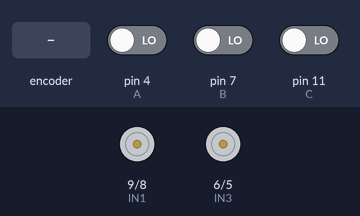
Bench run of a sketch on a simulated Arduino Uno, built with avr-gcc and run on an emulated ATmega328P. Shown: motor-driver pin pairs drawn as motors (green arrow = first pin HIGH = forward, orange = second pin HIGH = backward, longer = more drive, scaled by the enable pin). Inputs (shaded band) come from the test bench; at power-on: pin 11 (C) LOW, pin 4 (A) LOW, pin 7 (B) LOW.

Above: at 1.2 s.
1.3 s: rotary encoder on pin 4 (A) / pin 7 (B) turned 3 steps (first pin leading)
At 3.0 s:
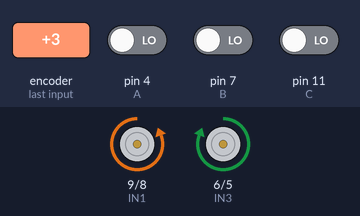
3.4 s: pin 11 (C) driven HIGH
At 4.0 s:
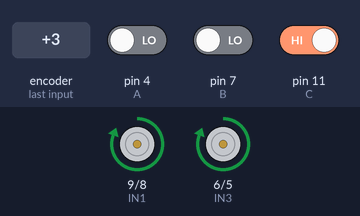
4.9 s: rotary encoder on pin 4 (A) / pin 7 (B) turned 1 step (first pin leading)
At 5.5 s:
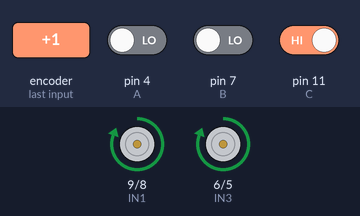
6.6 s: rotary encoder on pin 4 (A) / pin 7 (B) turned 2 steps (second pin leading)
At 6.81 s:
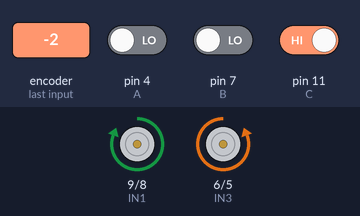
8.5 s: pin 11 (C) driven LOW
At 9.1 s:
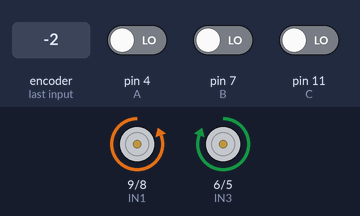
Timing chart, 0 to 11.0 s (numbered marks = the images above; inputs shaded):
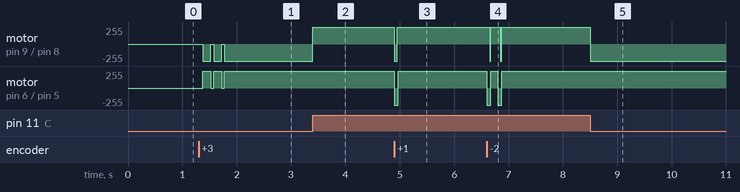

Measured:
- after the input at 1.3 s, motor on pin 9 (IN1) / pin 8 (IN2): stopped → backward 255/255 after 0.08 s; motor on pin 6 (IN3) / pin 5 (IN4): stopped → forward 255/255 after 0.08 s
- after the input at 3.4 s, motor on pin 9 (IN1) / pin 8 (IN2): backward 255/255 → forward 255/255 at once
- after the input at 4.9 s, motor on pin 9 (IN1) / pin 8 (IN2): forward 255/255 → backward 255/255 at once, → forward 255/255 0.05 s later; motor on pin 6 (IN3) / pin 5 (IN4): forward 255/255 → backward 255/255 at once, → forward 255/255 0.08 s later
- after the input at 8.5 s, motor on pin 9 (IN1) / pin 8 (IN2): forward 255/255 → backward 255/255 at once

The sketch:

Final.ino
```cpp
#include <SoftwareSerial.h>

// Define the pins
#define ENA 10
#define IN1 9
#define IN2 8
#define IN3 6
#define IN4 5
#define ENB 3
#define A 4
#define B 7
#define C 11

// Define Bluetooth commands
//const char forward = 'F';
//const char back = 'B';
//const char left = 'L';
//const char right = 'R';
//const char FL = 'G'; //forward left
//const char BL = 'H'; //backward left
//const char FR = 'I'; //forward right
//const char BR = 'J'; //backward right

// Define Motor function
void wheel(int LEFT, int RIGHT);


void setup() {
  // set the data rate for the SoftwareSerial port
  pinMode(ENA, OUTPUT);
  pinMode(IN1, OUTPUT);
  pinMode(IN2, OUTPUT);
  pinMode(IN3, OUTPUT);
  pinMode(IN4, OUTPUT);
  pinMode(ENB, OUTPUT);
  pinMode(A, INPUT);
  pinMode(B, INPUT);
  pinMode(C, INPUT);

  digitalWrite(ENA, HIGH);
  digitalWrite(ENB, HIGH);
  digitalWrite(IN1, LOW);
  digitalWrite(IN2, LOW);
  digitalWrite(IN3, LOW);
  digitalWrite(IN4, LOW);
}

void loop() {
    if ((digitalRead(A)== HIGH)&&(digitalRead(B)==HIGH)&&(digitalRead(C)==HIGH)) //Forward 111
      wheel(1, 1);
    else if ((digitalRead(A)== LOW)&&(digitalRead(B)==HIGH)&&(digitalRead(C)==HIGH))  //Backward 011
      wheel(-1, -1);
    else if ((digitalRead(A)== HIGH)&&(digitalRead(B)==HIGH)&&(digitalRead(C)==LOW))  //Left 110
      wheel(-1, 1);
    else if ((digitalRead(A)== HIGH)&&(digitalRead(B)==LOW)&&(digitalRead(C)==HIGH))  //Righ 101
      wheel(1, -1);
    else if ((digitalRead(A)== LOW)&&(digitalRead(B)==LOW)&&(digitalRead(C)==LOW))  //Stop 000
      wheel(0, 0);
}
```

wheel.ino
```cpp
void wheel(int left, int right)
{
  if (left == 1) {
    digitalWrite(IN1, HIGH);
    digitalWrite(IN2, LOW);
  }
  else  if (left == -1) {
    digitalWrite(IN1, LOW);
    digitalWrite(IN2, HIGH);
  }
  else if (left == 0) {
    digitalWrite(IN1, LOW);
    digitalWrite(IN2, LOW);
  }

  if (right == 1) {
    digitalWrite(IN3, HIGH);
    digitalWrite(IN4, LOW);
  }
  else  if (right == -1) {
    digitalWrite(IN3, LOW);
    digitalWrite(IN4, HIGH);
  }
  else if (right == 0) {
    digitalWrite(IN3, LOW);
    digitalWrite(IN4, LOW);
  }


}
```
